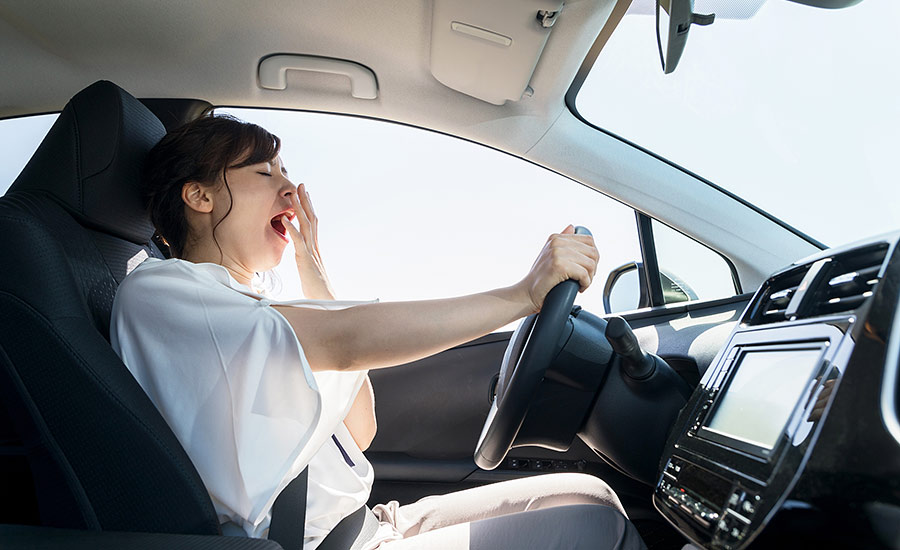
#> input picture ISHN0619_C3_pic.jpg, 900 x 550 px; its folder holds only this picture in this run
$ python -i train_model.py   (imports and definitions only)
#> lines starting #> are read from the running program, lines starting #| are printed output that depends on the picture
#> further down, picture is the input picture: shape (550, 900, 3); mean B, G, R 137.4, 134.5, 131.1
# Training script to generate the eye detection model from archive data
import numpy as np
import os
import json
import cv2
import tensorflow as tf
from tensorflow import keras
from tensorflow.keras import layers
from tensorflow.keras.callbacks import EarlyStopping, ReduceLROnPlateau, ModelCheckpoint

# [1 line that did not run here, left out]
# [6 lines not run here, left out]

def preprocess_eye_image(img, image_size=(86, 86)):
#> called with image_size = (86, 86)
    img = cv2.resize(img, image_size)
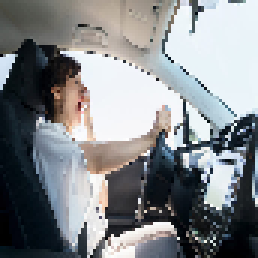
#> img: shape (86, 86, 3) (shown 3 times larger); mean of channels 0, 1, 2 137.5, 134.6, 131.2; drawn as B, G, R
    lab = cv2.cvtColor(img, cv2.COLOR_BGR2LAB)
#> lab: shape (86, 86, 3); mean of channels 0, 1, 2 137.1, 127.7, 126
    l_channel, a_channel, b_channel = cv2.split(lab)
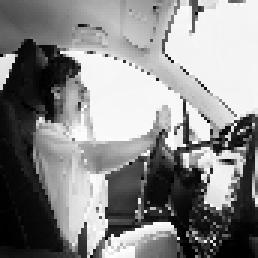
#> l_channel: shape (86, 86) (shown 3 times larger); min 0, max 255, mean 137.1
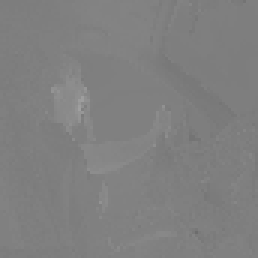
#> a_channel: shape (86, 86) (shown 3 times larger); min 109, max 160, mean 127.7
    clahe = cv2.createCLAHE(clipLimit=2.0, tileGridSize=(8, 8))
    l_channel = clahe.apply(l_channel)
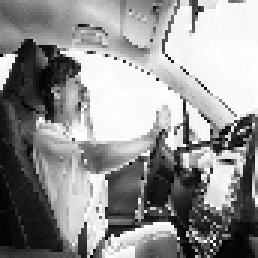
#> l_channel: shape (86, 86) (shown 3 times larger); min 3, max 255, mean 146.1
    lab = cv2.merge((l_channel, a_channel, b_channel))
#> lab: shape (86, 86, 3); mean of channels 0, 1, 2 146.1, 127.7, 126
    return cv2.cvtColor(lab, cv2.COLOR_LAB2BGR)
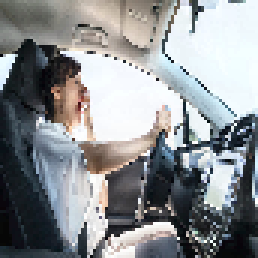
#> returned value: shape (86, 86, 3) (shown 3 times larger); mean B, G, R 145.8, 143.2, 139.9

def load_images(folder, image_size=(86, 86)):
    imgs, labels, class_names = [], [], []
    folder = os.path.abspath(folder)
    class_dirs = [name for name in sorted(os.listdir(folder)) if os.path.isdir(os.path.join(folder, name))]

    for class_idx, foldername in enumerate(class_dirs):
        loc = os.path.join(folder, foldername)
        class_names.append(foldername)
        loaded_count = 0

        for filename in os.listdir(loc):
            img_path = os.path.join(loc, filename)
            try:
                img = cv2.imread(img_path)
                if img is None:
                    continue
                img = preprocess_eye_image(img, image_size)
                if img.shape == (image_size[1], image_size[0], 3):
                    imgs.append(img)
                    labels.append(class_idx)
                    loaded_count += 1
            except Exception as e:
                print(f"Error loading {img_path}: {e}")
                continue

        print(f"Loaded class: {foldername} ({loaded_count} images)")

    return np.asarray(imgs), np.asarray(labels), class_names

def train_test_split(X, y, testing_size=0.2, seed=42):
    rng = np.random.default_rng(seed)
    indices = rng.permutation(len(X))
    split_idx = int(len(X) * (1.0 - testing_size))
    train_idx, test_idx = indices[:split_idx], indices[split_idx:]
    return X[train_idx], y[train_idx], X[test_idx], y[test_idx]

# Load data from archive folder
# [1 line not run here, left out]
folder = os.path.abspath("./archive")
# [2 lines not run here, left out]

# [1 line that did not run here, left out]
# [21 lines not run here, left out]

# Split data
# [1 line that did not run here, left out]
# [4 lines not run here, left out]
# [9 lines that did not run here, left out]

# [22 lines that did not run here, left out]

# [11 lines not run here, left out]
# [5 lines that did not run here, left out]

# [12 lines not run here, left out]
# [1 line that did not run here, left out]
# [5 lines not run here, left out]

>>> import cv2
>>> picture = cv2.imread('ISHN0619_C3_pic.jpg')
>>> result = preprocess_eye_image(picture)
